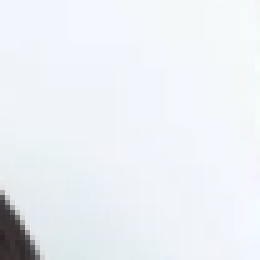
#> input picture Python骚操作/16. 裁剪图片/3.png, 52 x 52 px, found by its file name (shown 5 times larger)
$ python '11_find contours.py'
#> lines starting #> are read from the running program, lines starting #| are printed output that depends on the picture; after the words box and inside, x2 and y2 are one past the last pixel; in counts of white or black regions, pixels touching at a corner belong together
import cv2
import numpy as np

im = cv2.imread('../data/3.png')
#> im is the input picture: shape (52, 52, 3); mean B, G, R 244.5, 240, 235.7
cv2.imshow('im', im)

gray = cv2.cvtColor(im, cv2.COLOR_BGR2GRAY)
ret, binary = cv2.threshold(gray, 127, 255, cv2.THRESH_BINARY)
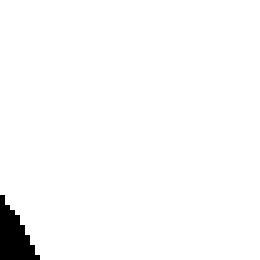
#> binary: shape (52, 52) (shown 5 times larger); 97.8% white; 1 black region
cv2.imshow('binary', binary)

contours, hierarchy = cv2.findContours(binary, cv2.RETR_EXTERNAL, cv2.CHAIN_APPROX_NONE)
#> contours = 1 contour; box (x1, y1, x2, y2) and area: (0, 0, 52, 52) 2546

arr_cnt = np.array(contours)
# [5 lines of commented-out code are left out]

im_cnt = cv2.drawContours(im, contours, -1, (0, 0, 255), thickness=2)
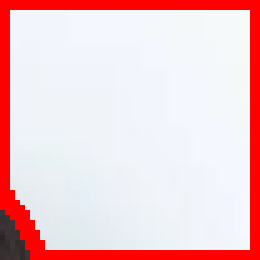
#> im_cnt: shape (52, 52, 3) (shown 5 times larger); mean B, G, R 208.3, 204.3, 239.6
cv2.imshow('contours', im_cnt)

cv2.waitKey()
cv2.destroyAllWindows()

$ run again, with Python骚操作/16. 裁剪图片/2.png copied over Python骚操作/16. 裁剪图片/3.png
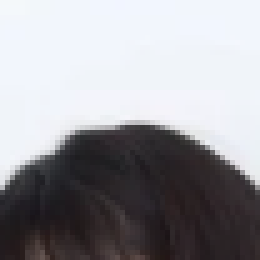
#> input picture Python骚操作/16. 裁剪图片/2.png, 52 x 52 px, found by its file name (shown 5 times larger)
#> im is the input picture: shape (52, 52, 3); mean B, G, R 158.3, 154.1, 154.8
#> `ret, binary = cv2.threshold(gray, 127, 255, cv2.THRESH_BINARY)`:
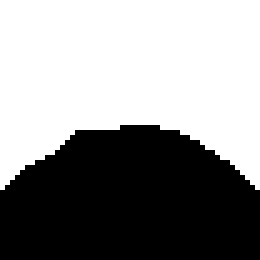
#> binary: shape (52, 52) (shown 5 times larger); 56.6% white; 1 black region
#> contours = 1 contour; box (x1, y1, x2, y2) and area: (0, 0, 52, 38) 1442
#> `im_cnt = cv2.drawContours(im, contours, -1, (0, 0, 255), thickness=2)`:
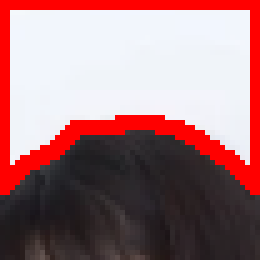
#> im_cnt: shape (52, 52, 3) (shown 5 times larger); mean B, G, R 124, 120.6, 163.4

$ run again, with Python骚操作/16. 裁剪图片/5.png copied over Python骚操作/16. 裁剪图片/3.png
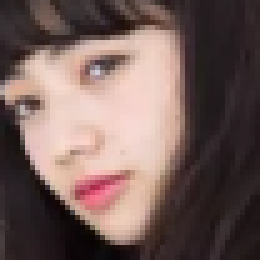
#> input picture Python骚操作/16. 裁剪图片/5.png, 52 x 52 px, found by its file name (shown 5 times larger)
#> im is the input picture: shape (52, 52, 3); mean B, G, R 90.5, 94.6, 116
#> `ret, binary = cv2.threshold(gray, 127, 255, cv2.THRESH_BINARY)`:
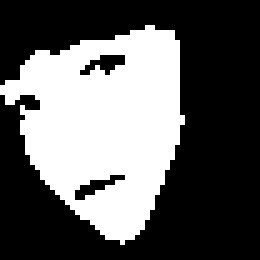
#> binary: shape (52, 52) (shown 5 times larger); 37.4% white; 1 white region
#> contours = 1 contour; box (x1, y1, x2, y2) and area: (0, 5, 37, 49) 987
#> `im_cnt = cv2.drawContours(im, contours, -1, (0, 0, 255), thickness=2)`:
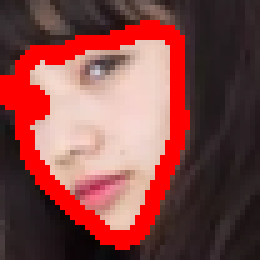
#> im_cnt: shape (52, 52, 3) (shown 5 times larger); mean B, G, R 69.9, 72.2, 132.1
